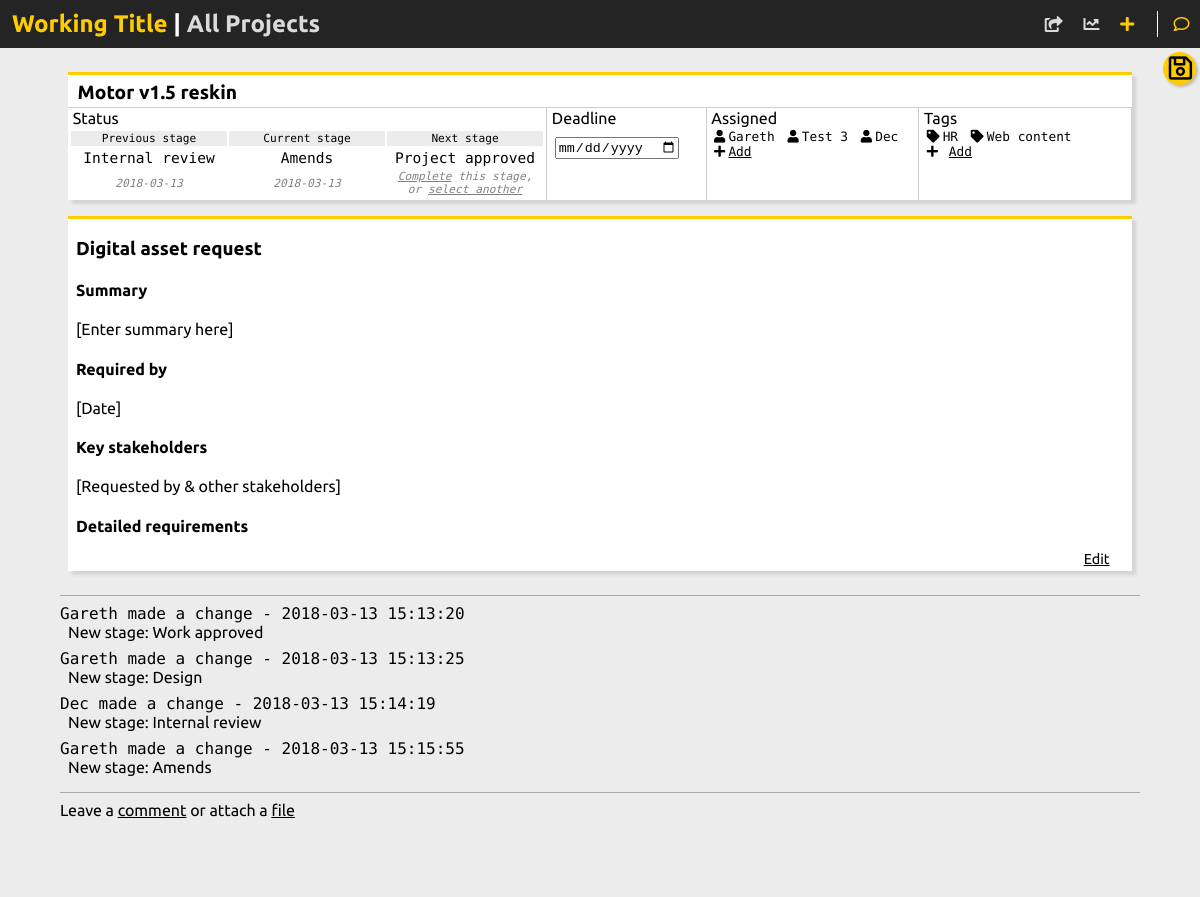
Page /project.php?id=1 on the committed database.
### tables this page shows
CREATE TABLE "projects" (
	`PROJECT_ID`	INTEGER PRIMARY KEY AUTOINCREMENT,
	`PROJECT_NAME`	TEXT,
	`PROJECT_BODY`	TEXT,
	`PROJECT_TYPE`	TEXT,
	`PROJECT_DUE`	TEXT
);

CREATE TABLE "status" (
	`PROJECT_ID`	INTEGER,
	`STATUS_TEXT`	INTEGER,
	`STATUS_DATE`	INTEGER
);

CREATE TABLE `assigned` (
	`PROJECT_ID`	INTEGER,
	`USER_USERNAME`	TEXT
);

CREATE TABLE `tags` (
	`PROJECT_ID`	INTEGER,
	`TAG_TEXT`	TEXT
);

CREATE TABLE "comments" (
	`PROJECT_ID`	INTEGER,
	`COMMENT_ID`	INTEGER PRIMARY KEY AUTOINCREMENT,
	`COMMENT_TYPE`	TEXT,
	`COMMENT_BY`	TEXT,
	`COMMENT_DATE`	TEXT,
	`COMMENT_CONTENT`	TEXT,
	`COMMENT_DISMISSED`	TEXT DEFAULT 'FALSE'
);

### project.php (the view, shortened to what this page needs)
<html>
    <head>
        <?php include '/modules/head.php'; ?>
    </head>
    <body class="very-light">
        <?php
            include 'modules/database.php';
            $project_id = intval($_GET['id']);
            $project_array = $db->query('SELECT PROJECT_NAME, PROJECT_BODY, PROJECT_TYPE FROM projects WHERE PROJECT_ID=' . $project_id);
            $project_array = $project_array->fetchArray();
            $project_name = $project_array[0];
            $project_type = $project_array[2];
            $status_history = $db->query('SELECT STATUS_TEXT, STATUS_DATE FROM status WHERE PROJECT_ID=' . $project_id . ' ORDER BY STATUS_DATE ASC');
            $status_history_array = array();
            while ( $status = $status_history->fetchArray() ) {
                array_push($status_history_array, $status);
            }
            $status_filter = ($project_type=='PRINT')? 'STATUS" OR FLAG_TYPE="PRINT_STATUS' : 'STATUS';
            $query = 'SELECT FLAG_TEXT FROM flags WHERE FLAG_TYPE="' . $status_filter . '"';
            $available_status =  $db->query($query);
            $available_status_array = array();
            while ( $status = $available_status->fetchArray() ) {
                array_push($available_status_array, $status[0]);
            }
            $current_key = array_search($status_history_array[count($status_history_array)-1][0], $available_status_array);
            $next_status = $available_status_array[$current_key+1];
        ?>
        <?php include "modules/nav.php"; ?>
         <div class="search_menu">
            <div class="search">
                <button id="search_button" class="button accent" onclick="document.getElementById('update_project').submit()"><i class="far fa-save fa-2x" aria-hidden="true"></i></button>
            </div>
        </div>
        <div class="container">
            <div class="tile white" style="width: 100%">
                <div class="accent-border" style="width: 100%; height: 2em; border-bottom: 1px solid #cecece">
                    <h2 style="font-size: 1.2em; line-height: 0.2em; margin-left: 0.5em;">
                        <?php
                            echo $project_name;
                        ?>
                    </h2>
                </div>
                <form id="update_project" method="post" style="margin: 0;">
                    <table class="summary_table" >
                        <tr style="height: 1em;">
                            <td style="width: 45%;">&nbsp;Status</td>
                            <td style="width: 15%;">&nbsp;Deadline
                            </td>
                            <td style="width: 20%;">&nbsp;Assigned</td>
                            <td style="width: 20%;">&nbsp;Tags</td>
                        </tr>
                        <tr>
                            <td>
                                <table class="system" style="text-align: center; font-size: 0.7em; height: 100%; width: 100%;">
                                <tbody>
                                    <tr>
                                    <td class="very-light" style="border-right: 0; width: 33.3%;">Previous stage</td>
                                    <td class="very-light"  style="border-right: 0; width: 33.3%;">Current stage</td>
                                    <td class="very-light"  style="border-right: 0; width: 33.3%;">Next stage</td>
                                    </tr>
                                    <tr>
                                    <td style="border-right: 0; font-size: 1.3em;"><?php echo $status_history_array[count($status_history_array)-2][0]; ?></td>
                                    <td style="border-right: 0; font-size: 1.3em;"><?php echo $status_history_array[count($status_history_array)-1][0]; ?>
                                    </td>
                                    <td id="current-next-stage" style="border-right: 0; font-size: 1.3em;"><?php echo $next_status; ?></td>
                                    </tr>
                                    <tr>
                                    <td style="border-right: 0; font-style: italic; color: grey;"><?php echo $status_history_array[count($status_history_array)-2][1]; ?></td>
                                    <td style="border-right: 0; font-style: italic; color: grey;"><?php echo $status_history_array[count($status_history_array)-1][1]; ?></td>
                                    <td id="complete-select-text" style="border-right: 0; font-style: italic; color: grey;"><span onclick="document.getElementById('complete-next-stage').style.display='block'; document.getElementById('next_status').value='<?php echo $next_status;?>'; document.getElementById('current-next-stage').style.display='none'; document.getElementById('complete-select-text').style.display='none'; document.getElementById('save_alert').style.display='block';" class="add">Complete</span> this stage,<br> or <span onclick="document.getElementById('select-next-stage').style.display='block'; document.getElementById('current-next-stage').style.display='none'; document.getElementById('complete-select-text').style.display='none';" class="add">select another</span></td>
                                    </tr>
                                </tbody>
                                </table>
                            </td>
                            <td>
                                <input style="margin-left: 0.5em; margin-top: -2em;" type="date" name="project_due">
                            </td>
                            <td>
                                <div style="height: 100%; overflow-y: auto">
                                    <?php
                                        $assigned_array = $db->query('SELECT assigned.USER_USERNAME, users.USER_NAME FROM assigned INNER JOIN users ON assigned.USER_USERNAME=users.USER_USERNAME WHERE assigned.PROJECT_ID=' . $project_id);
                                        while ( $assigned = $assigned_array->fetchArray() ) {
                                                echo '<div class="icons system"><i class="fa fa-user" aria-hidden="true"></i><span>' . $assigned[1] . '</span></div>';
                                        }
                                    ?>
                                    <div id="add_user_link" class="icons system" onclick="document.getElementById('add_user').style.display='block';document.getElementById('add_user_link').style.display='none';"><i class="fas fa-plus"></i><span class="add">Add</span></div>
                                </div>
                            </td>
                            <td style="width: 20%;">
                                <div style="height: 100%; overflow-y: auto">
                                    <?php
                                        $all_tags = $db->query('SELECT TAG_TEXT FROM tags WHERE PROJECT_ID=' . $project_id);
                                        while ( $tag = $all_tags->fetchArray() ) {
                                            $tag_text = $tag[0];
                                            echo '<div class="icons system"><i class="fa fa-tag" aria-hidden="true"></i><span>' . $tag_text  . '</span></div>';
                                        }
                                    ?>
                                    <div id="add_tag_link" class="icons system" onclick="document.getElementById('add_tag').style.display='block';document.getElementById('add_tag_link').style.display='none';"><i class="fas fa-plus"></i> <span class="add">Add</span></div>
                                </div>
                            </td>
                        </tr>
                    </table>
                </div>
                <div class="tile white accent-border" style="height: 22em; width: 100%">
                    <div style="margin: 0 0.5em">
                        <div id="brief_html" style="width: 100%; height: 20em; border: none; overflow-y: auto; display: block">
                        </div>
                        <div class="confirm_cancel_buttons">
                            <span style="float: right; margin-right: 1em; cursor: pointer;" id="edit_link" onclick="
                                document.getElementById('brief_markdown').style.display = 'block';
                                document.getElementById('brief_html').style.display = 'none';
                                document.getElementById('edit_link').style.display = 'none';
                                document.getElementById('preview_link').style.display = 'block'"
                                >Edit</span>
                        </div>
                    </div>
                </div>
            <?php include '/modules/comments.php'; ?>
        </div>
    </body>
</html>

### modules/head.php (shortened to what this page needs)
<link rel="stylesheet" href="/styles/main.css">
<link href="https://use.fontawesome.com/releases/v5.0.7/css/all.css" rel="stylesheet">

### modules/nav.php (shortened to what this page needs)
<?php
    $mention_count = 0;
    if ( $mention_count > 1 ) {
        $mention_message = 'Mentioned in ' . $mention_count . ' comments';
        $mention_icon = 'fas fa-comment-alt';
    } else {
        if ( $mention_count == 1 ) {
            $mention_message = 'Mentioned in ' . $mention_count . ' comment';
            $mention_icon = 'fas fa-comment-alt';
        } else {
            $mention_message = 'Mentioned in ' . $mention_count . ' comments';
            $mention_icon = 'far fa-comment';
        }
    }
?>
<div class="nav very-dark">
    <h1 class="accent-font"><a href="/" style="text-decoration: none; color: inherit;">Working Title</a> <span class="white-font">|</span> <span class="medium-font">All Projects</span></h1>
    <div class="nav-buttons">
    	<ul>
    		<li><span class="comment_button accent-font"><i class="<?php echo $mention_icon; ?>" title="<?php echo $mention_message; ?>" aria-hidden="true" onclick="document.getElementById('mention_popup').style.display='block'; document.getElementById('popup_background').style.display='flex'"></i></span></li>
    		<li><span class="accent-font" onclick="document.getElementById('new_popup').style.display='block'; document.getElementById('popup_background').style.display='flex'"><i class="fas fa-plus" aria-hidden="true" title="New project"></i></span></li>
    		<li><span class="medium-font"><i class="fa fa-chart-line" aria-hidden="true" title="Coming soon: Reports"></i></span></li>
    		<li><span class="medium-font"><i class="fa fa-share-square" aria-hidden="true" title="Coming soon: Export summary"></i></span></li>
    	</ul>
    </div>
</div>

### modules/comments.php (shortened to what this page needs)
<?php
    $comment_array = $db->query('SELECT COMMENT_ID, COMMENT_TYPE, users.USER_NAME, COMMENT_DATE, COMMENT_CONTENT, COMMENT_DISMISSED FROM comments INNER JOIN users ON comments.COMMENT_BY==users.USER_USERNAME WHERE PROJECT_ID=' . $project_id . ' ORDER BY COMMENT_DATE ASC');
?>
<div class="comments">
    <div class="comment_list">
        <?php
            while ( $comment = $comment_array->fetchArray() ) {
                $comment_id = intval($comment[0]);
                $comment_type = $comment[1];
                switch ($comment_type) {
                    case 'system':
                        $comment_type_phrase = 'made a change';
                        break;
                }
                $comment_by = $comment[2];
                $comment_date = $comment[3];
                $comment_content = stripslashes($comment[4]);
                $dismiss = '';
                echo '
                    <div class="comment">
                        <div class="data system">
                            ' . $comment_by . ' ' . $comment_type_phrase . ' - ' . $comment_date . ' ' . $dismiss . '
                        </div>
                        <div class="message">
                            <input id="comment_content_markdown_' . $comment_id . '" type="hidden" value="' . $comment_content . '" />
                            <img class="loading_gif" id="load_' . $comment_id . '" onload="convert(\'comment_content_markdown_' . $comment_id . '\', \'comment_content_html_' . $comment_id . '\'); document.getElementById(\'load_' . $comment_id . '\').style.display=\'none\';">
                            <span id="comment_content_html_' . $comment_id . '">
                            </span>
                        </div>
                    </div> ';
            }
        ?>
    </div>
    <div class="new_comment">
        <span id="add_comment_links">Leave a <span onclick="document.getElementById('write_comment').style.display='block'; document.getElementById('add_comment_links').style.display='none'">comment</span> or attach a <span onclick="document.getElementById('attach_file').style.display='block'; document.getElementById('add_comment_links').style.display='none'">file</span></span>
    </div>
</div>

### styles/main.css (style rules this page uses)
body { margin: 0; padding: 0; font-family: 'Ubuntu', sans-serif; }
.white { background-color: #FFF; }
.very-light { background-color: #ECECEC; }
.accent { background-color: #FFCC00; }
.accent-border { border-top: solid 3px #FFCC00; }
.very-dark { background-color: #242424; }
.white-font { color: #FFF; }
.medium-font { color: #DADADA; }
.accent-font { color: #FFCC00; }
.system { font-family: 'Source Code Pro', monospace; }
.nav { width: 100%; height: 3em; line-height: 3em; position: fixed; }
.nav h1 { font-size: 1.5em; padding: 0; margin: 0 0.5em; }
.nav-buttons { margin-top: -3em; float: right; }
.nav-buttons ul { margin: 0; }
.nav-buttons ul li { list-style: none; float: right; margin: 0 0.25em; }
.nav-buttons span { padding: 0.25em 0.4em; }
.comment_button { padding-left: 1em !important; margin-left: 0.5em; border-left: solid 1px #FFF; }
.container { margin: 0 auto; padding-top: 4em; width: 90%; display: flex; flex-wrap: wrap; align-items: flex-start; }
.tile { width: 20em; min-height: 7.5em; margin: 0.5em; box-shadow: 4px 4px 3px #D4D4D4; }
.search_menu { position: fixed; top: 3em; right: 0.25em; }
.search { margin: 0.25em 0; }
.search_menu button { border-radius: 2em; height: 2.5em; width: 2.5em; border: 0; box-shadow: 2px 2px 3px #BABABA; }
.summary_table { height: 5em; width: 100%; border-collapse: collapse; }
.summary_table tr, .summary_table td { border-right: 1px solid #cecece; }
.summary_table td { overflow-y: auto; }
.summary_table .icons { float: left; margin: 0 0.5em; font-size: 0.8em; }
.summary_table .icons span { margin-left: 0.25em; }
.add { text-decoration: underline; }
.comments { width: 100%; margin-top: 1em; padding-top: 0.5em; border-top: solid 1px #A8A8A8; }
.comment { margin-bottom: 0.5em; }
.comment .message { margin: 0 0.5em; }
.new_comment { margin-top: 1em; padding-top: 0.5em; height: 6em; border-top: solid 1px #A8A8A8; }
#add_comment_links span { text-decoration: underline; }
.confirm_cancel_buttons { margin: 0.75em 0; }
.confirm_cancel_buttons span { text-decoration: underline; font-size: 0.9em; }

### rows in the picture
projects: PROJECT_NAME "Motor v1.5 reskin"
status: STATUS_TEXT "Internal review", STATUS_DATE "2018-03-13"
status: STATUS_TEXT "Amends", STATUS_TEXT "Project approved", STATUS_DATE "2018-03-13"
assigned: assigned "Gareth"
assigned: assigned "Test 3"
assigned: assigned "Dec"
tags: TAG_TEXT "HR"
tags: TAG_TEXT "Web content"
comments: comment_by "Gareth", COMMENT_TYPE "made a change", COMMENT_DATE "2018-03-13 15:13:20"
comments: comment_by "Gareth", COMMENT_TYPE "made a change", COMMENT_DATE "2018-03-13 15:13:25"
comments: comment_by "Dec", COMMENT_TYPE "made a change", COMMENT_DATE "2018-03-13 15:14:19"
comments: comment_by "Gareth", COMMENT_TYPE "made a change", COMMENT_DATE "2018-03-13 15:15:55"
